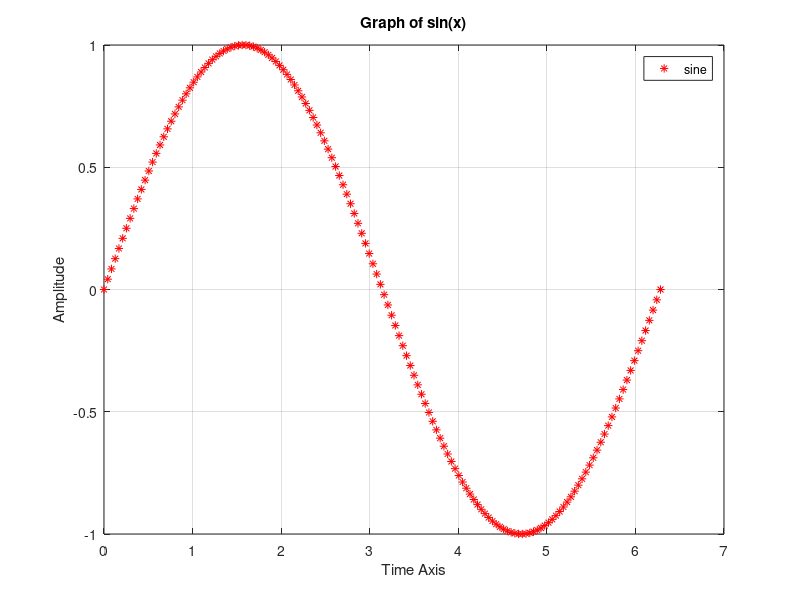

The MATLAB source for this figure:
clc
clear all
close all
x=linspace(0,2*pi,150);
plot(x,sin(x),'r*')
grid
xlabel('Time Axis')
ylabel('Amplitude')
title('Graph of sin(x)')
legend('sine')